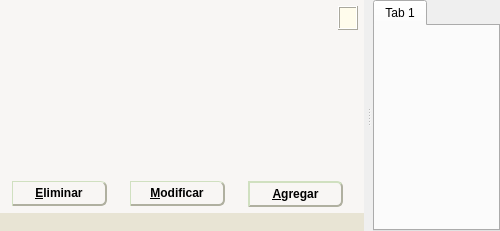
<?xml version="1.0" encoding="UTF-8"?>
<ui version="4.0">
 <class>MainWindow</class>
 <widget class="QMainWindow" name="MainWindow">
  <property name="geometry">
   <rect>
    <x>0</x>
    <y>0</y>
    <width>500</width>
    <height>231</height>
   </rect>
  </property>
  <property name="windowIcon">
   <iconset resource="resources.qrc">
    <normaloff>:/icon.ico</normaloff>:/icon.ico</iconset>
  </property>
  <widget class="QWidget" name="centralwidget">
   <layout class="QVBoxLayout" name="verticalLayout">
    <property name="spacing">
     <number>0</number>
    </property>
    <property name="margin">
     <number>0</number>
    </property>
    <item>
     <widget class="QSplitter" name="splitter">
      <property name="orientation">
       <enum>Qt::Horizontal</enum>
      </property>
      <property name="handleWidth">
       <number>9</number>
      </property>
      <property name="childrenCollapsible">
       <bool>false</bool>
      </property>
      <widget class="QFrame" name="mainFR">
       <property name="styleSheet">
        <string notr="true">QFrame#mainFR{background-color:#E8E4D4;}</string>
       </property>
       <layout class="QVBoxLayout" name="mainLayout">
        <property name="spacing">
         <number>0</number>
        </property>
        <property name="margin">
         <number>0</number>
        </property>
        <item>
         <widget class="QFrame" name="contentFR">
          <property name="styleSheet">
           <string notr="true">#contentFR{background-color:#F8F6F4;}</string>
          </property>
          <layout class="QVBoxLayout" name="verticalLayout_11">
           <property name="spacing">
            <number>0</number>
           </property>
           <property name="margin">
            <number>6</number>
           </property>
           <item>
            <widget class="QFrame" name="headerFR">
             <property name="sizePolicy">
              <sizepolicy hsizetype="Preferred" vsizetype="Preferred">
               <horstretch>0</horstretch>
               <verstretch>0</verstretch>
              </sizepolicy>
             </property>
             <property name="styleSheet">
              <string notr="true">background-color:#F8F6F4;</string>
             </property>
             <layout class="QHBoxLayout" name="horizontalLayout_7">
              <property name="margin">
               <number>0</number>
              </property>
              <item>
               <widget class="QFrame" name="tabsLYFR">
                <property name="sizePolicy">
                 <sizepolicy hsizetype="Preferred" vsizetype="Preferred">
                  <horstretch>7</horstretch>
                  <verstretch>0</verstretch>
                 </sizepolicy>
                </property>
                <layout class="QVBoxLayout" name="verticalLayout_9">
                 <property name="spacing">
                  <number>0</number>
                 </property>
                 <property name="margin">
                  <number>0</number>
                 </property>
                 <item>
                  <spacer name="verticalSpacer_2">
                   <property name="orientation">
                    <enum>Qt::Vertical</enum>
                   </property>
                   <property name="sizeHint" stdset="0">
                    <size>
                     <width>20</width>
                     <height>0</height>
                    </size>
                   </property>
                  </spacer>
                 </item>
                 <item>
                  <widget class="QFrame" name="tabsFR">
                   <layout class="QHBoxLayout" name="tabsLY">
                    <property name="spacing">
                     <number>0</number>
                    </property>
                    <property name="margin">
                     <number>0</number>
                    </property>
                    <item>
                     <widget class="QFrame" name="dummyTab">
                      <property name="sizePolicy">
                       <sizepolicy hsizetype="MinimumExpanding" vsizetype="Preferred">
                        <horstretch>1</horstretch>
                        <verstretch>0</verstretch>
                       </sizepolicy>
                      </property>
                     </widget>
                    </item>
                   </layout>
                  </widget>
                 </item>
                </layout>
               </widget>
              </item>
              <item>
               <widget class="QFrame" name="holderLogoFR">
                <layout class="QVBoxLayout" name="verticalLayout_10">
                 <property name="spacing">
                  <number>0</number>
                 </property>
                 <property name="leftMargin">
                  <number>0</number>
                 </property>
                 <property name="topMargin">
                  <number>0</number>
                 </property>
                 <property name="rightMargin">
                  <number>0</number>
                 </property>
                 <property name="bottomMargin">
                  <number>6</number>
                 </property>
                 <item>
                  <widget class="QFrame" name="holderLogoLYFR">
                   <property name="minimumSize">
                    <size>
                     <width>20</width>
                     <height>0</height>
                    </size>
                   </property>
                   <property name="styleSheet">
                    <string notr="true">background-color:#FFFCEC;</string>
                   </property>
                   <property name="frameShape">
                    <enum>QFrame::Box</enum>
                   </property>
                   <property name="frameShadow">
                    <enum>QFrame::Raised</enum>
                   </property>
                   <layout class="QVBoxLayout" name="verticalLayout_12">
                    <property name="spacing">
                     <number>0</number>
                    </property>
                    <property name="margin">
                     <number>3</number>
                    </property>
                    <item>
                     <widget class="QLabel" name="holderLogoLA">
                      <property name="sizePolicy">
                       <sizepolicy hsizetype="Preferred" vsizetype="Preferred">
                        <horstretch>0</horstretch>
                        <verstretch>0</verstretch>
                       </sizepolicy>
                      </property>
                      <property name="text">
                       <string/>
                      </property>
                     </widget>
                    </item>
                   </layout>
                  </widget>
                 </item>
                </layout>
               </widget>
              </item>
             </layout>
            </widget>
           </item>
           <item>
            <widget class="CDPassWidget" name="mainSlider">
             <property name="sizePolicy">
              <sizepolicy hsizetype="Preferred" vsizetype="Preferred">
               <horstretch>0</horstretch>
               <verstretch>1</verstretch>
              </sizepolicy>
             </property>
            </widget>
           </item>
           <item>
            <widget class="QFrame" name="footerFR">
             <property name="styleSheet">
              <string notr="true">QFrame#frBotones{background-color:rgba(0,0,0,0);}</string>
             </property>
             <layout class="QHBoxLayout" name="footerFRLY">
              <property name="spacing">
               <number>0</number>
              </property>
              <property name="leftMargin">
               <number>6</number>
              </property>
              <property name="topMargin">
               <number>6</number>
              </property>
              <property name="rightMargin">
               <number>6</number>
              </property>
              <property name="bottomMargin">
               <number>0</number>
              </property>
              <item>
               <widget class="QFrame" name="contentBUFR">
                <layout class="QHBoxLayout" name="horizontalLayout_2">
                 <property name="spacing">
                  <number>0</number>
                 </property>
                 <property name="margin">
                  <number>0</number>
                 </property>
                 <item>
                  <widget class="QFrame" name="removeFR">
                   <property name="sizePolicy">
                    <sizepolicy hsizetype="Expanding" vsizetype="Preferred">
                     <horstretch>4</horstretch>
                     <verstretch>0</verstretch>
                    </sizepolicy>
                   </property>
                   <property name="styleSheet">
                    <string notr="true">QFrame#frame_9{background-color:rgba(0,0,0,0);}</string>
                   </property>
                   <layout class="QVBoxLayout" name="verticalLayout_2">
                    <property name="spacing">
                     <number>0</number>
                    </property>
                    <property name="margin">
                     <number>0</number>
                    </property>
                    <item>
                     <widget class="QPushButton" name="pbEliminar">
                      <property name="enabled">
                       <bool>true</bool>
                      </property>
                      <property name="sizePolicy">
                       <sizepolicy hsizetype="Expanding" vsizetype="Fixed">
                        <horstretch>0</horstretch>
                        <verstretch>0</verstretch>
                       </sizepolicy>
                      </property>
                      <property name="font">
                       <font>
                        <weight>75</weight>
                        <bold>true</bold>
                       </font>
                      </property>
                      <property name="styleSheet">
                       <string notr="true">QPushButton{border:1 solid #D0E0C0; border-right:2 solid #B0B0A0; border-bottom:2 solid #B0B0A0; border-top-left-radius:18px; border-top-right-radius:6px; border-bottom-right-radius:6px; border-bottom-left-radius:18px; background-color:qlineargradient(x1:0, y1:0, x2:0, y2:1, stop:0 #FFFCE8, stop:.20 #F4ECC8, stop:.80 #F4ECC8, stop:1 #C0C0B0); padding:4px;} 
QPushButton:pressed{border:2 solid #D0E0C0; border-right:1 solid #B0B0A0; border-bottom:1 solid #B0B0A0; background-color:qlineargradient(x1:0, y1:0, x2:0, y2:1, stop:0 #C0C0B0, stop:.20 #F4ECC8, stop:.80 #F4ECC8, stop:1 #FFFCE8); padding:4px;}
QPushButton:disabled{background-color:qlineargradient(x1:0, y1:0, x2:0, y2:1, stop:0 #e6e3d1, stop:.20 #dbd4b4, stop:.80 #dbd4b4, stop:1 #adad9f); padding:4px;}</string>
                      </property>
                      <property name="text">
                       <string>&amp;Eliminar</string>
                      </property>
                      <property name="icon">
                       <iconset>
                        <normaloff>:/Cancel.png</normaloff>:/Cancel.png</iconset>
                      </property>
                      <property name="iconSize">
                       <size>
                        <width>32</width>
                        <height>32</height>
                       </size>
                      </property>
                     </widget>
                    </item>
                   </layout>
                  </widget>
                 </item>
                 <item>
                  <widget class="QFrame" name="spacerFR1">
                   <property name="sizePolicy">
                    <sizepolicy hsizetype="Preferred" vsizetype="Preferred">
                     <horstretch>1</horstretch>
                     <verstretch>0</verstretch>
                    </sizepolicy>
                   </property>
                   <property name="minimumSize">
                    <size>
                     <width>6</width>
                     <height>0</height>
                    </size>
                   </property>
                  </widget>
                 </item>
                 <item>
                  <widget class="QFrame" name="editFR">
                   <property name="sizePolicy">
                    <sizepolicy hsizetype="Preferred" vsizetype="Preferred">
                     <horstretch>4</horstretch>
                     <verstretch>0</verstretch>
                    </sizepolicy>
                   </property>
                   <layout class="QVBoxLayout" name="verticalLayout_3">
                    <property name="spacing">
                     <number>0</number>
                    </property>
                    <property name="margin">
                     <number>0</number>
                    </property>
                    <item>
                     <widget class="QPushButton" name="pbModificar">
                      <property name="enabled">
                       <bool>true</bool>
                      </property>
                      <property name="sizePolicy">
                       <sizepolicy hsizetype="Expanding" vsizetype="Fixed">
                        <horstretch>0</horstretch>
                        <verstretch>0</verstretch>
                       </sizepolicy>
                      </property>
                      <property name="font">
                       <font>
                        <weight>75</weight>
                        <bold>true</bold>
                       </font>
                      </property>
                      <property name="styleSheet">
                       <string notr="true">QPushButton{border:1 solid #D0E0C0; border-right:2 solid #B0B0A0; border-bottom:2 solid #B0B0A0; border-top-left-radius:18px; border-top-right-radius:6px; border-bottom-right-radius:6px; border-bottom-left-radius:18px; background-color:qlineargradient(x1:0, y1:0, x2:0, y2:1, stop:0 #FFFCE8, stop:.20 #F4ECC8, stop:.80 #F4ECC8, stop:1 #C0C0B0); padding:4px;} 
QPushButton:pressed{border:2 solid #D0E0C0; border-right:1 solid #B0B0A0; border-bottom:1 solid #B0B0A0; background-color:qlineargradient(x1:0, y1:0, x2:0, y2:1, stop:0 #C0C0B0, stop:.20 #F4ECC8, stop:.80 #F4ECC8, stop:1 #FFFCE8); padding:4px;}
QPushButton:disabled{background-color:qlineargradient(x1:0, y1:0, x2:0, y2:1, stop:0 #e6e3d1, stop:.20 #dbd4b4, stop:.80 #dbd4b4, stop:1 #adad9f); padding:4px;}</string>
                      </property>
                      <property name="text">
                       <string>&amp;Modificar</string>
                      </property>
                      <property name="icon">
                       <iconset>
                        <normaloff>:/Redo.png</normaloff>:/Redo.png</iconset>
                      </property>
                      <property name="iconSize">
                       <size>
                        <width>32</width>
                        <height>32</height>
                       </size>
                      </property>
                     </widget>
                    </item>
                   </layout>
                  </widget>
                 </item>
                 <item>
                  <widget class="QFrame" name="spacerFR2">
                   <property name="sizePolicy">
                    <sizepolicy hsizetype="Preferred" vsizetype="Preferred">
                     <horstretch>1</horstretch>
                     <verstretch>0</verstretch>
                    </sizepolicy>
                   </property>
                   <property name="minimumSize">
                    <size>
                     <width>6</width>
                     <height>0</height>
                    </size>
                   </property>
                  </widget>
                 </item>
                 <item>
                  <widget class="QFrame" name="frame_11">
                   <property name="sizePolicy">
                    <sizepolicy hsizetype="Preferred" vsizetype="Preferred">
                     <horstretch>4</horstretch>
                     <verstretch>0</verstretch>
                    </sizepolicy>
                   </property>
                   <layout class="QVBoxLayout" name="verticalLayout_4">
                    <property name="margin">
                     <number>0</number>
                    </property>
                    <item>
                     <widget class="QPushButton" name="pbAgregar">
                      <property name="enabled">
                       <bool>true</bool>
                      </property>
                      <property name="sizePolicy">
                       <sizepolicy hsizetype="Expanding" vsizetype="Fixed">
                        <horstretch>0</horstretch>
                        <verstretch>0</verstretch>
                       </sizepolicy>
                      </property>
                      <property name="font">
                       <font>
                        <weight>75</weight>
                        <bold>true</bold>
                       </font>
                      </property>
                      <property name="styleSheet">
                       <string notr="true">QPushButton{border:2 solid #D0E0C0; border-right:2 solid #B0B0A0; border-bottom:2 solid #B0B0A0; border-top-left-radius:18px; border-top-right-radius:6px; border-bottom-right-radius:6px; border-bottom-left-radius:18px; background-color:qlineargradient(x1:0, y1:0, x2:0, y2:1, stop:0 #FFFCE8, stop:.20 #F4ECC8, stop:.80 #F4ECC8, stop:1 #C0C0B0); padding:4px;} 
QPushButton:pressed{border:2 solid #D0E0C0; border-right:1 solid #B0B0A0; border-bottom:1 solid #B0B0A0; background-color:qlineargradient(x1:0, y1:0, x2:0, y2:1, stop:0 #C0C0B0, stop:.20 #F4ECC8, stop:.80 #F4ECC8, stop:1 #FFFCE8); padding:4px;}
QPushButton:disabled{background-color:qlineargradient(x1:0, y1:0, x2:0, y2:1, stop:0 #e6e3d1, stop:.20 #dbd4b4, stop:.80 #dbd4b4, stop:1 #adad9f); padding:4px;}</string>
                      </property>
                      <property name="text">
                       <string>&amp;Agregar</string>
                      </property>
                      <property name="icon">
                       <iconset>
                        <normaloff>:/Plus.png</normaloff>:/Plus.png</iconset>
                      </property>
                      <property name="iconSize">
                       <size>
                        <width>32</width>
                        <height>32</height>
                       </size>
                      </property>
                     </widget>
                    </item>
                   </layout>
                  </widget>
                 </item>
                </layout>
               </widget>
              </item>
              <item>
               <widget class="QFrame" name="frame_3">
                <property name="minimumSize">
                 <size>
                  <width>9</width>
                  <height>0</height>
                 </size>
                </property>
               </widget>
              </item>
             </layout>
            </widget>
           </item>
          </layout>
         </widget>
        </item>
        <item>
         <widget class="QFrame" name="frame_4"/>
        </item>
        <item>
         <widget class="QFrame" name="buttonsFR">
          <property name="sizePolicy">
           <sizepolicy hsizetype="Preferred" vsizetype="Fixed">
            <horstretch>0</horstretch>
            <verstretch>0</verstretch>
           </sizepolicy>
          </property>
          <property name="styleSheet">
           <string notr="true">#buttonsFR{background-color:qlineargradient(x1:0, y1:0, x2:0, y2:1, stop:0 #ECEAE8, stop:.25 #F0EEEC, stop:.7 #F0EEEC, stop:1 #B0B0A0); border-bottom-left-radius:6px; border-bottom-right-radius:6px;}</string>
          </property>
          <layout class="QHBoxLayout" name="horizontalLayout_5">
           <property name="margin">
            <number>2</number>
           </property>
           <item>
            <widget class="QPushButton" name="pbSalir">
             <property name="sizePolicy">
              <sizepolicy hsizetype="Fixed" vsizetype="Fixed">
               <horstretch>0</horstretch>
               <verstretch>0</verstretch>
              </sizepolicy>
             </property>
             <property name="maximumSize">
              <size>
               <width>32</width>
               <height>32</height>
              </size>
             </property>
             <property name="toolTip">
              <string>Presione este botón para cerrar el Programa [alt+c]</string>
             </property>
             <property name="styleSheet">
              <string notr="true">QPushButton{border:0; background-color:qradialgradient(cx:.50, cy:.50, fx:.5, fy:.5, radius:.5, stop:0 #B0B0A0, stop:.88 #B0B0A0, stop:.90 rgba(0,0,0,0))}

QPushButton:pressed{border-top:3 solid rgba(0,0,0,0); border-left:3 solid rgba(0,0,0,0); background-color:qradialgradient(cx:.50, cy:.50, fx:.49, fy:.49, radius:.55, stop:0 #B0B0A0, stop:.8 #B0B0A0, stop:1 rgba(0,0,0,0))}</string>
             </property>
             <property name="text">
              <string/>
             </property>
             <property name="icon">
              <iconset resource="resources.qrc">
               <normaloff>:/Shotdown.png</normaloff>:/Shotdown.png</iconset>
             </property>
             <property name="iconSize">
              <size>
               <width>32</width>
               <height>32</height>
              </size>
             </property>
            </widget>
           </item>
           <item>
            <widget class="QFrame" name="spacer1FR">
             <property name="sizePolicy">
              <sizepolicy hsizetype="Preferred" vsizetype="Preferred">
               <horstretch>1</horstretch>
               <verstretch>0</verstretch>
              </sizepolicy>
             </property>
             <property name="styleSheet">
              <string notr="true">background-color:rgba(0,0,0,0);</string>
             </property>
            </widget>
           </item>
           <item>
            <widget class="QPushButton" name="pbPrint">
             <property name="enabled">
              <bool>true</bool>
             </property>
             <property name="toolTip">
              <string>Presione este botón para Imprimir la lista que aparece en la consulta [alt+i]</string>
             </property>
             <property name="styleSheet">
              <string notr="true">QPushButton{border:0; background-color:qradialgradient(cx:.50, cy:.50, fx:.5, fy:.5, radius:.5, stop:0 #B0B0A0, stop:.88 #B0B0A0, stop:.90 rgba(0,0,0,0))}

QPushButton:pressed{border-top:3 solid rgba(0,0,0,0); border-left:3 solid rgba(0,0,0,0); background-color:qradialgradient(cx:.50, cy:.50, fx:.49, fy:.49, radius:.55, stop:0 #B0B0A0, stop:.8 #B0B0A0, stop:1 rgba(0,0,0,0))}</string>
             </property>
             <property name="text">
              <string/>
             </property>
             <property name="icon">
              <iconset>
               <normaloff>:/Print.png</normaloff>:/Print.png</iconset>
             </property>
             <property name="iconSize">
              <size>
               <width>32</width>
               <height>32</height>
              </size>
             </property>
            </widget>
           </item>
           <item>
            <widget class="QPushButton" name="pbHerramientas">
             <property name="toolTip">
              <string>Presione este botón para accesar la configuración de algunos parámetros. [alt+h]</string>
             </property>
             <property name="styleSheet">
              <string notr="true">QPushButton{border:0; background-color:qradialgradient(cx:.50, cy:.50, fx:.5, fy:.5, radius:.5, stop:0 #B0B0A0, stop:.88 #B0B0A0, stop:.90 rgba(0,0,0,0))}

QPushButton:pressed{border-top:3 solid rgba(0,0,0,0); border-left:3 solid rgba(0,0,0,0); background-color:qradialgradient(cx:.50, cy:.50, fx:.49, fy:.49, radius:.55, stop:0 #B0B0A0, stop:.8 #B0B0A0, stop:1 rgba(0,0,0,0))}</string>
             </property>
             <property name="text">
              <string/>
             </property>
             <property name="icon">
              <iconset>
               <normaloff>:/Tools.png</normaloff>:/Tools.png</iconset>
             </property>
             <property name="iconSize">
              <size>
               <width>32</width>
               <height>32</height>
              </size>
             </property>
            </widget>
           </item>
           <item>
            <widget class="QPushButton" name="pbInfo">
             <property name="toolTip">
              <string>Presione este botón para ver la información del Sistema.</string>
             </property>
             <property name="styleSheet">
              <string notr="true">QPushButton{border:0; background-color:qradialgradient(cx:.50, cy:.50, fx:.5, fy:.5, radius:.5, stop:0 #B0B0A0, stop:.88 #B0B0A0, stop:.90 rgba(0,0,0,0))}

QPushButton:pressed{border-top:3 solid rgba(0,0,0,0); border-left:3 solid rgba(0,0,0,0); background-color:qradialgradient(cx:.50, cy:.50, fx:.49, fy:.49, radius:.55, stop:0 #B0B0A0, stop:.8 #B0B0A0, stop:1 rgba(0,0,0,0))}</string>
             </property>
             <property name="text">
              <string/>
             </property>
             <property name="icon">
              <iconset>
               <normaloff>:/Info.png</normaloff>:/Info.png</iconset>
             </property>
             <property name="iconSize">
              <size>
               <width>32</width>
               <height>32</height>
              </size>
             </property>
            </widget>
           </item>
           <item>
            <widget class="QFrame" name="spacer2FR">
             <property name="sizePolicy">
              <sizepolicy hsizetype="Expanding" vsizetype="Preferred">
               <horstretch>5</horstretch>
               <verstretch>0</verstretch>
              </sizepolicy>
             </property>
             <property name="styleSheet">
              <string notr="true">background-color:rgba(0,0,0,0);</string>
             </property>
            </widget>
           </item>
          </layout>
         </widget>
        </item>
       </layout>
      </widget>
      <widget class="QTabWidget" name="tabWidget">
       <widget class="QWidget" name="tab">
        <attribute name="title">
         <string>Tab 1</string>
        </attribute>
       </widget>
      </widget>
     </widget>
    </item>
   </layout>
  </widget>
 </widget>
 <customwidgets>
  <customwidget>
   <class>CDPassWidget</class>
   <extends>QFrame</extends>
   <header>cdWidgets.passWidget</header>
   <container>1</container>
  </customwidget>
 </customwidgets>
 <resources>
  <include location="resources.qrc"/>
 </resources>
 <connections/>
</ui>
